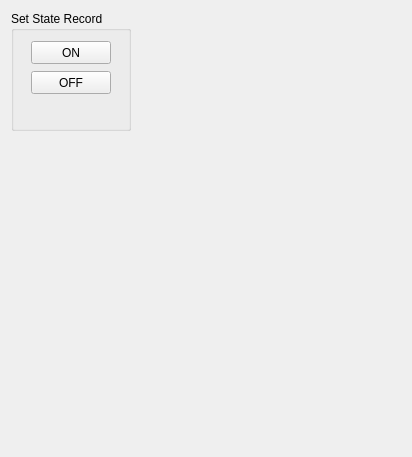
   <widget class="QWidget" name="tab_record">
    <attribute name="title">
     <string>Record</string>
    </attribute>
    <layout class="QGridLayout" name="gridLayout_4">
     <item row="0" column="0">
      <layout class="QGridLayout" name="gridLayout_3">
       <item row="0" column="1">
        <widget class="QGroupBox" name="groupBox_record">
         <property name="sizePolicy">
          <sizepolicy hsizetype="Fixed" vsizetype="Fixed">
           <horstretch>0</horstretch>
           <verstretch>0</verstretch>
          </sizepolicy>
         </property>
         <property name="minimumSize">
          <size>
           <width>0</width>
           <height>120</height>
          </size>
         </property>
         <property name="title">
          <string>Set State Record</string>
         </property>
         <widget class="QPushButton" name="pushButton_record_on">
          <property name="geometry">
           <rect>
            <x>20</x>
            <y>30</y>
            <width>80</width>
            <height>23</height>
           </rect>
          </property>
          <property name="text">
           <string>ON</string>
          </property>
         </widget>
         <widget class="QPushButton" name="pushButton_record_off">
          <property name="geometry">
           <rect>
            <x>20</x>
            <y>60</y>
            <width>80</width>
            <height>23</height>
           </rect>
          </property>
          <property name="text">
           <string>OFF</string>
          </property>
         </widget>
         <widget class="QWidget" name="layoutWidget">
          <property name="geometry">
           <rect>
            <x>20</x>
            <y>90</y>
            <width>40</width>
            <height>18</height>
           </rect>
          </property>
          <layout class="QFormLayout" name="formLayout_24">
           <property name="fieldGrowthPolicy">
            <enum>QFormLayout::AllNonFixedFieldsGrow</enum>
           </property>
           <item row="0" column="0">
            <widget class="QLabel" name="label_record_pixmap_on">
             <property name="enabled">
              <bool>false</bool>
             </property>
             <property name="sizePolicy">
              <sizepolicy hsizetype="Fixed" vsizetype="Preferred">
               <horstretch>0</horstretch>
               <verstretch>0</verstretch>
              </sizepolicy>
             </property>
             <property name="maximumSize">
              <size>
               <width>16</width>
               <height>16</height>
              </size>
             </property>
             <property name="text">
              <string/>
             </property>
             <property name="pixmap">
              <pixmap>300px-Button_Icon_Green.svg.png</pixmap>
             </property>
             <property name="scaledContents">
              <bool>true</bool>
             </property>
            </widget>
           </item>
           <item row="0" column="1">
            <widget class="QLabel" name="label_record_pixmap_off">
             <property name="enabled">
              <bool>false</bool>
             </property>
             <property name="sizePolicy">
              <sizepolicy hsizetype="Fixed" vsizetype="Preferred">
               <horstretch>0</horstretch>
               <verstretch>0</verstretch>
              </sizepolicy>
             </property>
             <property name="maximumSize">
              <size>
               <width>16</width>
               <height>16</height>
              </size>
             </property>
             <property name="text">
              <string/>
             </property>
             <property name="pixmap">
              <pixmap>300px-Button_Icon_Red.svg.png</pixmap>
             </property>
             <property name="scaledContents">
              <bool>true</bool>
             </property>
            </widget>
           </item>
          </layout>
         </widget>
        </widget>
       </item>
      </layout>
     </item>
     <item row="0" column="1">
      <spacer name="horizontalSpacer_5">
       <property name="orientation">
        <enum>Qt::Horizontal</enum>
       </property>
       <property name="sizeHint" stdset="0">
        <size>
         <width>270</width>
         <height>20</height>
        </size>
       </property>
      </spacer>
     </item>
     <item row="1" column="0">
      <spacer name="verticalSpacer_7">
       <property name="orientation">
        <enum>Qt::Vertical</enum>
       </property>
       <property name="sizeHint" stdset="0">
        <size>
         <width>20</width>
         <height>315</height>
        </size>
       </property>
      </spacer>
     </item>
    </layout>
   </widget>
